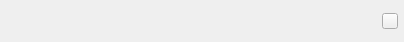
<?xml version="1.0" encoding="UTF-8"?>
<ui version="4.0">
 <class>TalkWindowItemClass</class>
 <widget class="QWidget" name="TalkWindowItemClass">
  <property name="geometry">
   <rect>
    <x>0</x>
    <y>0</y>
    <width>404</width>
    <height>42</height>
   </rect>
  </property>
  <property name="sizePolicy">
   <sizepolicy hsizetype="Expanding" vsizetype="Fixed">
    <horstretch>0</horstretch>
    <verstretch>0</verstretch>
   </sizepolicy>
  </property>
  <property name="minimumSize">
   <size>
    <width>0</width>
    <height>42</height>
   </size>
  </property>
  <property name="maximumSize">
   <size>
    <width>16777215</width>
    <height>42</height>
   </size>
  </property>
  <property name="windowTitle">
   <string>TalkWindowItem</string>
  </property>
  <layout class="QHBoxLayout" name="horizontalLayout">
   <property name="spacing">
    <number>6</number>
   </property>
   <property name="leftMargin">
    <number>6</number>
   </property>
   <property name="topMargin">
    <number>6</number>
   </property>
   <property name="rightMargin">
    <number>6</number>
   </property>
   <property name="bottomMargin">
    <number>6</number>
   </property>
   <item>
    <widget class="QLabel" name="headlabel">
     <property name="sizePolicy">
      <sizepolicy hsizetype="Fixed" vsizetype="Fixed">
       <horstretch>0</horstretch>
       <verstretch>0</verstretch>
      </sizepolicy>
     </property>
     <property name="minimumSize">
      <size>
       <width>30</width>
       <height>30</height>
      </size>
     </property>
     <property name="maximumSize">
      <size>
       <width>30</width>
       <height>30</height>
      </size>
     </property>
     <property name="text">
      <string/>
     </property>
    </widget>
   </item>
   <item>
    <widget class="QLabel" name="msgLabel">
     <property name="sizePolicy">
      <sizepolicy hsizetype="Expanding" vsizetype="Preferred">
       <horstretch>0</horstretch>
       <verstretch>0</verstretch>
      </sizepolicy>
     </property>
     <property name="text">
      <string/>
     </property>
    </widget>
   </item>
   <item>
    <widget class="QPushButton" name="tclosebtn">
     <property name="sizePolicy">
      <sizepolicy hsizetype="Fixed" vsizetype="Fixed">
       <horstretch>0</horstretch>
       <verstretch>0</verstretch>
      </sizepolicy>
     </property>
     <property name="minimumSize">
      <size>
       <width>16</width>
       <height>16</height>
      </size>
     </property>
     <property name="maximumSize">
      <size>
       <width>16</width>
       <height>16</height>
      </size>
     </property>
     <property name="text">
      <string/>
     </property>
     <property name="iconSize">
      <size>
       <width>16</width>
       <height>16</height>
      </size>
     </property>
    </widget>
   </item>
  </layout>
 </widget>
 <layoutdefault spacing="6" margin="11"/>
 <resources/>
 <connections/>
</ui>
